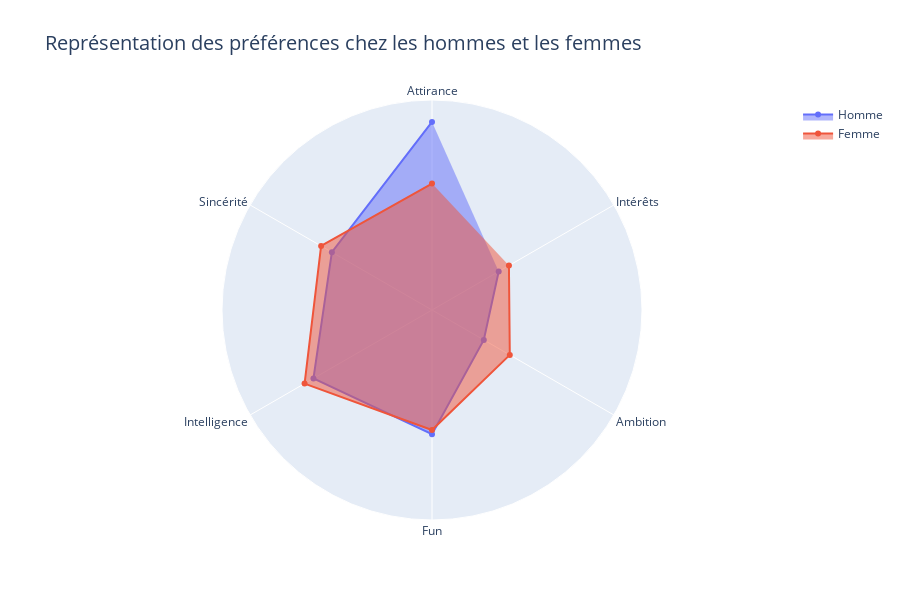

The code cell stored with this chart in its notebook:
### Markdown cell above
On a ici un échantillon avec une moyenne d'âge assez jeune (26 ans), expliqué par 2 aspects :

- Représente la majorité des utilisateurs de site de rencontre en général

- Les speed datings étant réalisés dans une université

### Code cell
categories = ['Attirance', 'Sincérité', 'Intelligence', 'Fun', 'Ambition', 'Intérêts']

fig = go.Figure()
fig.add_trace(go.Scatterpolar(
      r=df[df['genre_c'] == 'Femme'][['pref_attirance_p', 'pref_sincerite_p', 'pref_intelligence_p', 'pref_fun_p', 'pref_ambition_p', 'pref_interets_p']].mean(),
      theta=categories,
      fill='toself',
      name='Homme'
))
fig.add_trace(go.Scatterpolar(
      r=df[df['genre_c'] == 'Homme'][['pref_attirance_p', 'pref_sincerite_p', 'pref_intelligence_p', 'pref_fun_p', 'pref_ambition_p', 'pref_interets_p']].mean(),
      theta=categories,
      fill='toself',
      name='Femme'
))

fig.update_layout(
  polar=dict(
    radialaxis=dict(
      visible=False,
      range=[0, 30],
      ),
    ),
  showlegend=True,
    polar_angularaxis=dict(
    rotation=90,
    ),
  width = 900,
  height = 600,
  title = 'Représentation des préférences chez les hommes et les femmes',
  title_font = dict(
    size=20
    ),
)

fig.show()

### Figure 1 — Plotly figure (JSON) as saved in the notebook; plotly's stock layout.template omitted (floating-point values rounded to 4 significant figures)
{"data": [{"fill": "toself", "name": "Homme", "r": [26.87, 16.52, 19.56, 17.75, 8.544, 11.0], "theta": ["Attirance", "Sincérité", "Intelligence", "Fun", "Ambition", "Intérêts"], "type": "scatterpolar"}, {"fill": "toself", "name": "Femme", "r": [18.07, 18.29, 21.02, 17.14, 12.83, 12.69], "theta": ["Attirance", "Sincérité", "Intelligence", "Fun", "Ambition", "Intérêts"], "type": "scatterpolar"}], "layout": {"height": 600, "polar": {"angularaxis": {"rotation": 90}, "radialaxis": {"range": [0, 30], "visible": false}}, "showlegend": true, "title": {"font": {"size": 20}, "text": "Représentation des préférences chez les hommes et les femmes"}, "width": 900}}
